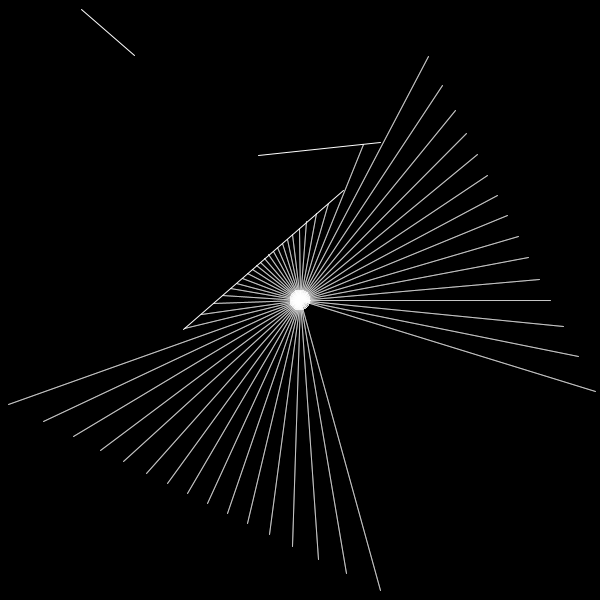
Frame 1 (no input)
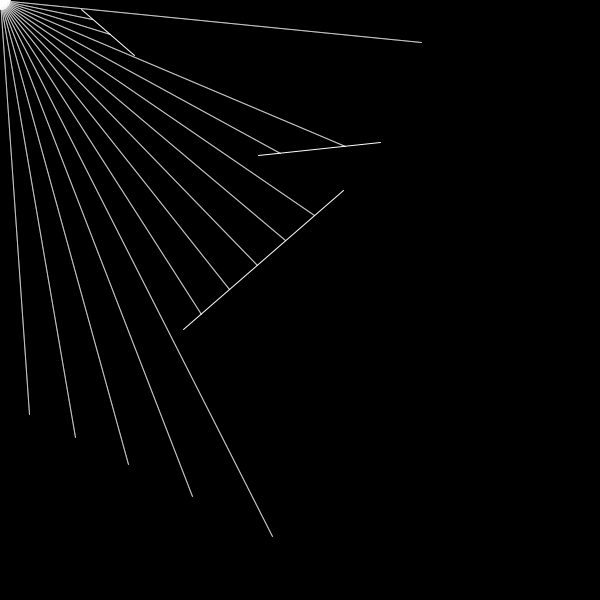
Frame 60 (the mouse pressed at the canvas centre just before this capture)
Frame 120 (the mouse held since frame 60 and released just before this capture): identical to frame 1, image omitted

The Processing sketch that drew these frames (run headless with seeded random() and noise(); from frame 60 on, the mouse is pressed at the canvas centre):

// Processing sketch: Ray_Casting
// ── Ray_Casting.pde
Boundary b[] = new Boundary[7];
Particle p;
float widthS = 400;
float heightS = 600;
void setup() {
  size(600, 600);
  for (int i=0; i<3; i++) {
    b[i] = new Boundary(random(widthS), random(heightS), random(widthS), random(heightS));
    println(b[i].a.x, b[i].a.y, b[i].b.x, b[i].b.y);
  }
  b[3] = new Boundary(0, 0, 400, 0);
  println(b[3].a.x, b[3].a.y, b[3].b.x, b[3].b.y);
  b[4] = new Boundary(400, 0, 600, 400);
  println(b[4].a.x, b[4].a.y, b[4].b.x, b[4].b.y);
  b[5] = new Boundary(400, 600, 0, 400);
  println(b[5].a.x, b[5].a.y, b[5].b.x, b[5].b.y);
  b[6] = new Boundary(0, 600, 0, 0); 
  println(b[6].a.x, b[6].a.y, b[6].b.x, b[6].b.y);
  p = new Particle();
}

void draw() {
  background(0);
  for (int i=0; i<3; i++) {
    b[i].show();
    p.look(b);
  }
  p.show();
  p.move();
}

// ── Boundary.pde
class Boundary{
  PVector a, b;
  Boundary(float x1, float y1,  float x2, float y2){
    this.a = new PVector(x1, y1);
    this.b = new PVector(x2, y2);
  }
  
  void show(){
    stroke(255);
    line(a.x, a.y, b.x, b.y);
  }
  
}

// ── Particle.pde
class Particle {
  PVector pos, dir;
  ArrayList<Ray> rays = new ArrayList();
  Particle() {
    pos = new PVector(width/2, height/2);
    dir = new PVector(0,0);
    for (float i=0; i<TWO_PI; i+=0.1) {
      rays.add(new Ray(pos, i));
    }
  }

  void show() {
    //pos.x = mouseX;
    //pos.y = mouseY;
    ellipse(pos.x, pos.y, 4, 4);
    for (int i=0; i<rays.size(); i++) {
      rays.get(i).show();
    }
  }

  void look(Boundary[] walls) {
    ArrayList scene = new ArrayList();
    for (int i = 0; i < this.rays.size(); i++) {
      Ray ray = this.rays.get(i);
      PVector closest = null;
      float record = 500000000;
      for (Boundary wall : walls) {
        PVector pt = ray.cast(wall);
        if (pt != null) {
          float d = PVector.dist(this.pos, pt);
          if (d < record) {
            record = d;
            closest = pt;
          }
        }
      }
      if (closest != null) {
        stroke(255, 100);
        line(this.pos.x, this.pos.y, closest.x, closest.y);
        scene.add(record);
      }else{
        //stroke(255);
        //line(this.pos.x, this.pos.y, 
      }
    }
  }
  
  void move(){
    pos.add(dir);
    PVector mouse = new PVector(mouseX, mouseY);
    dir = mouse.sub(pos);
    dir.limit(10);
  }
}

// ── Ray.pde
class Ray{
  PVector pos, dir;
  Ray(PVector pos, float angle){
    this.pos = pos;
    dir = PVector.fromAngle(angle);
  }
  
  void lookAt(float x, float y){
    dir.x = x - pos.x;
    dir.y = y - pos.y;
    dir.normalize();
  }
  
  void show(){
    stroke(255);
    push();
    translate(pos.x, pos.y);
    line(0,0, dir.x*10, dir.y*10);
    pop();
  }
  
  PVector cast(Boundary b){
    float x1 = b.a.x;
    float y1 = b.a.y;
    float x2 = b.b.x;
    float y2 = b.b.y;
    
    float x3 = pos.x;
    float y3 = pos.y;
    float x4 = pos.x + dir.x;
    float y4 = pos.y + dir.y;
    
    float den = ((x1 - x2)*(y3 - y4)-(y1 - y2)*(x3 - x4));
    
    if (den == 0){
      return null;
    }
    
    float t = ((x1-x3)*(y3-y4)-(y1-y4)*(x3-x4))/den;
    float u = -((x1-x2)*(y1-y3)-(y1-y2)*(x1-x3))/den;
    
    if(t > 0 && t < 1 && u>0){
      PVector point = new PVector(0,0);
      point.x = x1 + t * (x2 - x1);
      point.y = y1 + t * (y2 - y1);
      return point;
    }else{
      return null;
    }

  }
}
